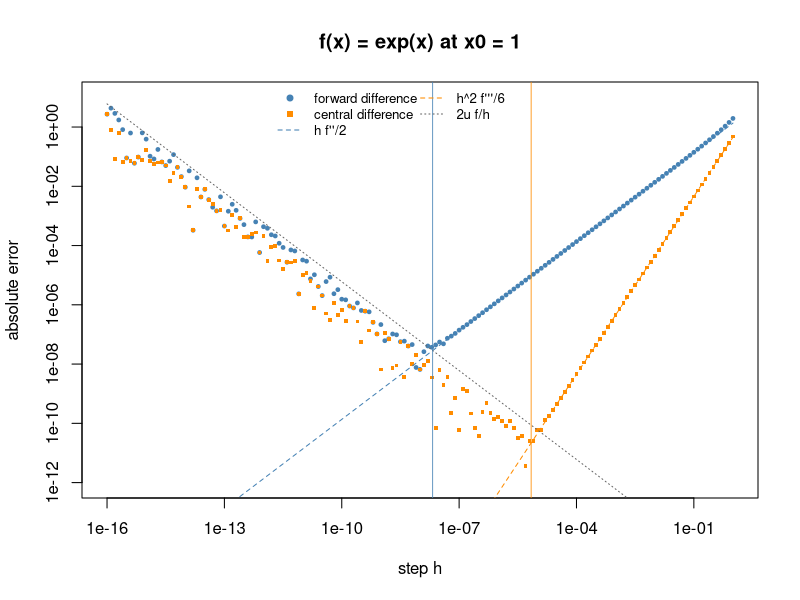

This chart was generated by the following R code:
# Total error of forward and central difference approximations to f'(1) for f = exp.
x0 <- 1
exact <- exp(x0)
h <- 10^seq(-16, 0, by = 0.1)
forward <- (exp(x0 + h) - exp(x0)) / h
central <- (exp(x0 + h) - exp(x0 - h)) / (2 * h)
err_f <- pmax(abs(forward - exact), 1e-17)   # avoid log(0) when the error vanishes
err_c <- pmax(abs(central - exact), 1e-17)

u <- .Machine$double.eps / 2                  # unit roundoff 2^-53
plot(h, err_f, log = "xy", pch = 19, cex = 0.5, col = "steelblue", ylim = c(1e-12, 10),
     xlab = "step h", ylab = "absolute error",
     main = "f(x) = exp(x) at x0 = 1")
points(h, err_c, pch = 15, cex = 0.5, col = "darkorange")
lines(h, exact * h / 2, lty = 2, col = "steelblue")       # truncation error, forward
lines(h, exact * h^2 / 6, lty = 2, col = "darkorange")    # truncation error, central
lines(h, 2 * u * exact / h, lty = 3, col = "grey40")      # rounding error
abline(v = c(sqrt(4 * u), (3 * u)^(1 / 3)), col = c("steelblue", "darkorange"), lwd = 0.8)
legend("top", bty = "n", cex = 0.8, ncol = 2,
       legend = c("forward difference", "central difference", "h f''/2", "h^2 f'''/6", "2u f/h"),
       col = c("steelblue", "darkorange", "steelblue", "darkorange", "grey40"),
       pch = c(19, 15, NA, NA, NA), lty = c(NA, NA, 2, 2, 3))
